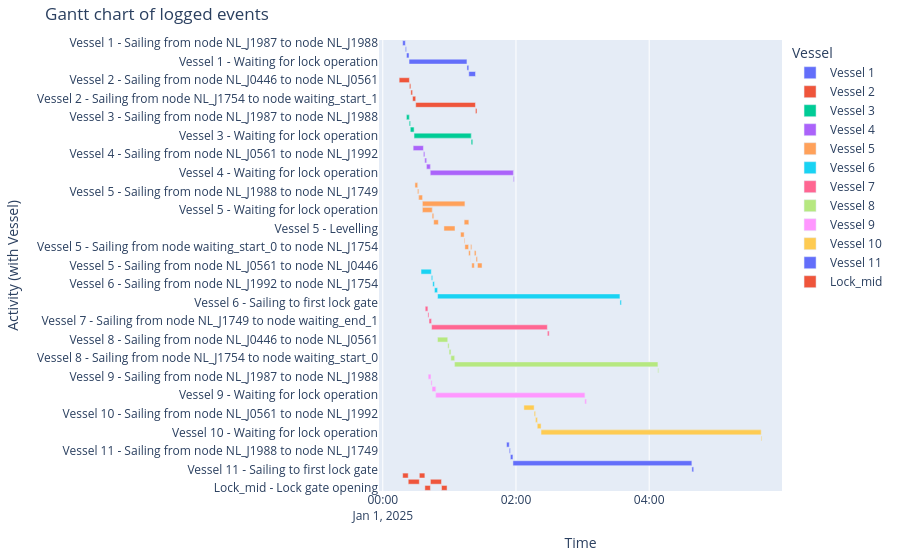

The notebook cell saved with this chart:
### Code cell
df_eventtable = opentnsim.core.logutils.logbook2eventtable([*vessels ,lock_chamber_II])
fig = generate_vessel_gantt_chart(df_eventtable)

### Figure 1 — Plotly figure (JSON) as saved in the notebook; plotly's stock layout.template omitted (floating-point values rounded to 4 significant figures)
{"data": [{"base": ["2025-01-01T00:17:54.550491000", "2025-01-01T00:20:19.635288000", "2025-01-01T00:21:20.660651000", "2025-01-01T00:23:39.109850000", "2025-01-01T01:15:49.438444000", "2025-01-01T01:17:28.694324000"], "hovertemplate": "object name=Vessel 1<br>start time=%{base}<br>stop time=%{x}<br>activity label=%{y}<extra></extra>", "legendgroup": "Vessel 1", "marker": {"color": "#636efa", "pattern": {"shape": ""}}, "name": "Vessel 1", "orientation": "h", "showlegend": true, "textposition": "auto", "type": "bar", "x": [145084, 61025, 138449, 3130328, 99255, 364234], "xaxis": "x", "y": ["Vessel 1 - Sailing from node NL_J1987 to node NL_J1988", "Vessel 1 - Sailing from node NL_J1988 to node NL_J1749", "Vessel 1 - Sailing from node NL_J1749 to node waiting_end_1", "Vessel 1 - Waiting for lock operation", "Vessel 1 - Sailing to first lock gate", "Vessel 1 - Sailing to position in lock"], "yaxis": "y"}, {"base": ["2025-01-01T00:14:44.354414000", "2025-01-01T00:23:59.663945000", "2025-01-01T00:25:15.734346000", "2025-01-01T00:26:50.647668000", "2025-01-01T00:29:39.296524000", "2025-01-01T01:23:28.552960000"], "hovertemplate": "object name=Vessel 2<br>start time=%{base}<br>stop time=%{x}<br>activity label=%{y}<extra></extra>", "legendgroup": "Vessel 2", "marker": {"color": "#EF553B", "pattern": {"shape": ""}}, "name": "Vessel 2", "orientation": "h", "showlegend": true, "textposition": "auto", "type": "bar", "x": [555309, 76070, 94913, 168648, 3229256, 81325], "xaxis": "x", "y": ["Vessel 2 - Sailing from node NL_J0446 to node NL_J0561", "Vessel 2 - Sailing from node NL_J0561 to node NL_J1992", "Vessel 2 - Sailing from node NL_J1992 to node NL_J1754", "Vessel 2 - Sailing from node NL_J1754 to node waiting_start_1", "Vessel 2 - Waiting for lock operation", "Vessel 2 - Sailing to first lock gate"], "yaxis": "y"}, {"base": ["2025-01-01T00:21:25.206400000", "2025-01-01T00:21:25.206400000", "2025-01-01T00:23:50.291197000", "2025-01-01T00:23:50.291197000", "2025-01-01T00:24:51.316560000", "2025-01-01T00:24:51.316560000", "2025-01-01T00:28:11.117487000", "2025-01-01T00:28:11.117487000", "2025-01-01T01:19:38.625376000", "2025-01-01T01:19:38.625376000"], "hovertemplate": "object name=Vessel 3<br>start time=%{base}<br>stop time=%{x}<br>activity label=%{y}<extra></extra>", "legendgroup": "Vessel 3", "marker": {"color": "#00cc96", "pattern": {"shape": ""}}, "name": "Vessel 3", "orientation": "h", "showlegend": true, "textposition": "auto", "type": "bar", "x": [145084, 145084, 61025, 61025, 199800, 199800, 3087507, 3087507, 80724, 80724], "xaxis": "x", "y": ["Vessel 3 - Sailing from node NL_J1987 to node NL_J1988", "Vessel 3 - Sailing from node NL_J1987 to node NL_J1988", "Vessel 3 - Sailing from node NL_J1988 to node NL_J1749", "Vessel 3 - Sailing from node NL_J1988 to node NL_J1749", "Vessel 3 - Sailing from node NL_J1749 to node waiting_end_0", "Vessel 3 - Sailing from node NL_J1749 to node waiting_end_0", "Vessel 3 - Waiting for lock operation", "Vessel 3 - Waiting for lock operation", "Vessel 3 - Sailing to first lock gate", "Vessel 3 - Sailing to first lock gate"], "yaxis": "y"}, {"base": ["2025-01-01T00:27:21.160539000", "2025-01-01T00:36:36.470070000", "2025-01-01T00:37:52.540471000", "2025-01-01T00:37:52.540471000", "2025-01-01T00:39:27.453793000", "2025-01-01T00:39:27.453793000", "2025-01-01T00:42:48.581155000", "2025-01-01T00:42:48.581155000", "2025-01-01T01:57:38.931366000", "2025-01-01T01:57:38.931366000"], "hovertemplate": "object name=Vessel 4<br>start time=%{base}<br>stop time=%{x}<br>activity label=%{y}<extra></extra>", "legendgroup": "Vessel 4", "marker": {"color": "#ab63fa", "pattern": {"shape": ""}}, "name": "Vessel 4", "orientation": "h", "showlegend": true, "textposition": "auto", "type": "bar", "x": [555309, 76070, 94913, 94913, 201127, 201127, 4490350, 4490350, 39565, 39565], "xaxis": "x", "y": ["Vessel 4 - Sailing from node NL_J0446 to node NL_J0561", "Vessel 4 - Sailing from node NL_J0561 to node NL_J1992", "Vessel 4 - Sailing from node NL_J1992 to node NL_J1754", "Vessel 4 - Sailing from node NL_J1992 to node NL_J1754", "Vessel 4 - Sailing from node NL_J1754 to node waiting_start_0", "Vessel 4 - Sailing from node NL_J1754 to node waiting_start_0", "Vessel 4 - Waiting for lock operation", "Vessel 4 - Waiting for lock operation", "Vessel 4 - Sailing to first lock gate", "Vessel 4 - Sailing to first lock gate"], "yaxis": "y"}, {"base": ["2025-01-01T00:28:58.436859000", "2025-01-01T00:28:58.436859000", "2025-01-01T00:31:23.521656000", "2025-01-01T00:31:23.521656000", "2025-01-01T00:32:24.547019000", "2025-01-01T00:32:24.547019000", "2025-01-01T00:35:44.347946000", "2025-01-01T00:35:44.347946000", "2025-01-01T00:35:44.347946000", "2025-01-01T00:35:44.347946000", "2025-01-01T00:44:30.828601000", "2025-01-01T00:44:30.828601000", "2025-01-01T00:45:51.553459000", "2025-01-01T00:55:04.309875000", "2025-01-01T01:10:04.309875000", "2025-01-01T01:13:18.694324000", "2025-01-01T01:13:18.694324000", "2025-01-01T01:13:58.259701000", "2025-01-01T01:17:19.387063000", "2025-01-01T01:18:54.300384000", "2025-01-01T01:19:06.364063000", "2025-01-01T01:20:10.370786000", "2025-01-01T01:22:27.491425000", "2025-01-01T01:24:02.404746000", "2025-01-01T01:25:18.475148000"], "hovertemplate": "object name=Vessel 5<br>start time=%{base}<br>stop time=%{x}<br>activity label=%{y}<extra></extra>", "legendgroup": "Vessel 5", "marker": {"color": "#FFA15A", "pattern": {"shape": ""}}, "name": "Vessel 5", "orientation": "h", "showlegend": true, "textposition": "auto", "type": "bar", "x": [145084, 145084, 61025, 61025, 199800, 199800, 2293911, 526480, 2293911, 526480, 80724, 80724, 252756, 600000, 194384, 39565, 252756, 201127, 94913, 12063, 64006, 137120, 94913, 76070, 247205], "xaxis": "x", "y": ["Vessel 5 - Sailing from node NL_J1987 to node NL_J1988", "Vessel 5 - Sailing from node NL_J1987 to node NL_J1988", "Vessel 5 - Sailing from node NL_J1988 to node NL_J1749", "Vessel 5 - Sailing from node NL_J1988 to node NL_J1749", "Vessel 5 - Sailing from node NL_J1749 to node waiting_end_0", "Vessel 5 - Sailing from node NL_J1749 to node waiting_end_0", "Vessel 5 - Sailing from node waiting_end_0 to node waiting_start_0", "Vessel 5 - Waiting for lock operation", "Vessel 5 - Sailing from node waiting_end_0 to node waiting_start_0", "Vessel 5 - Waiting for lock operation", "Vessel 5 - Sailing to first lock gate", "Vessel 5 - Sailing to first lock gate", "Vessel 5 - Sailing to position in lock", "Vessel 5 - Levelling", "Vessel 5 - Sailing to second lock gate", "Vessel 5 - Sailing to lock complex exit", "Vessel 5 - Sailing to position in lock", "Vessel 5 - Sailing from node waiting_start_0 to node NL_J1754", "Vessel 5 - Sailing from node NL_J1754 to node NL_J1992", "Vessel 5 - Sailing from node NL_J1992 to node NL_J0561", "Vessel 5 - Sailing from node waiting_start_0 to node NL_J1754", "Vessel 5 - Sailing from node NL_J0561 to node NL_J0446", "Vessel 5 - Sailing from node NL_J1754 to node NL_J1992", "Vessel 5 - Sailing from node NL_J1992 to node NL_J0561", "Vessel 5 - Sailing from node NL_J0561 to node NL_J0446"], "yaxis": "y"}, {"base": ["2025-01-01T00:34:27.065476000", "2025-01-01T00:43:42.375007000", "2025-01-01T00:44:58.445408000", "2025-01-01T00:46:33.358730000", "2025-01-01T00:49:22.007586000", "2025-01-01T03:33:40.071818000"], "hovertemplate": "object name=Vessel 6<br>start time=%{base}<br>stop time=%{x}<br>activity label=%{y}<extra></extra>", "legendgroup": "Vessel 6", "marker": {"color": "#19d3f3", "pattern": {"shape": ""}}, "name": "Vessel 6", "orientation": "h", "showlegend": true, "textposition": "auto", "type": "bar", "x": [555309, 76070, 94913, 168648, 9858064, 81325], "xaxis": "x", "y": ["Vessel 6 - Sailing from node NL_J0446 to node NL_J0561", "Vessel 6 - Sailing from node NL_J0561 to node NL_J1992", "Vessel 6 - Sailing from node NL_J1992 to node NL_J1754", "Vessel 6 - Sailing from node NL_J1754 to node waiting_start_1", "Vessel 6 - Waiting for lock operation", "Vessel 6 - Sailing to first lock gate"], "yaxis": "y"}, {"base": ["2025-01-01T00:38:12.774660000", "2025-01-01T00:40:37.859457000", "2025-01-01T00:41:38.884820000", "2025-01-01T00:43:57.334019000", "2025-01-01T02:28:16.381728000"], "hovertemplate": "object name=Vessel 7<br>start time=%{base}<br>stop time=%{x}<br>activity label=%{y}<extra></extra>", "legendgroup": "Vessel 7", "marker": {"color": "#FF6692", "pattern": {"shape": ""}}, "name": "Vessel 7", "orientation": "h", "showlegend": true, "textposition": "auto", "type": "bar", "x": [145084, 61025, 138449, 6259047, 99255], "xaxis": "x", "y": ["Vessel 7 - Sailing from node NL_J1987 to node NL_J1988", "Vessel 7 - Sailing from node NL_J1988 to node NL_J1749", "Vessel 7 - Sailing from node NL_J1749 to node waiting_end_1", "Vessel 7 - Waiting for lock operation", "Vessel 7 - Sailing to first lock gate"], "yaxis": "y"}, {"base": ["2025-01-01T00:49:15.409894000", "2025-01-01T00:58:30.719425000", "2025-01-01T00:59:46.789826000", "2025-01-01T00:59:46.789826000", "2025-01-01T01:01:21.703148000", "2025-01-01T01:01:21.703148000", "2025-01-01T01:04:42.830510000", "2025-01-01T01:04:42.830510000", "2025-01-01T04:07:50.450224000", "2025-01-01T04:07:50.450224000"], "hovertemplate": "object name=Vessel 8<br>start time=%{base}<br>stop time=%{x}<br>activity label=%{y}<extra></extra>", "legendgroup": "Vessel 8", "marker": {"color": "#B6E880", "pattern": {"shape": ""}}, "name": "Vessel 8", "orientation": "h", "showlegend": true, "textposition": "auto", "type": "bar", "x": [555309, 76070, 94913, 94913, 201127, 201127, 10987619, 10987619, 39565, 39565], "xaxis": "x", "y": ["Vessel 8 - Sailing from node NL_J0446 to node NL_J0561", "Vessel 8 - Sailing from node NL_J0561 to node NL_J1992", "Vessel 8 - Sailing from node NL_J1992 to node NL_J1754", "Vessel 8 - Sailing from node NL_J1992 to node NL_J1754", "Vessel 8 - Sailing from node NL_J1754 to node waiting_start_0", "Vessel 8 - Sailing from node NL_J1754 to node waiting_start_0", "Vessel 8 - Waiting for lock operation", "Vessel 8 - Waiting for lock operation", "Vessel 8 - Sailing to first lock gate", "Vessel 8 - Sailing to first lock gate"], "yaxis": "y"}, {"base": ["2025-01-01T00:40:58.019448000", "2025-01-01T00:40:58.019448000", "2025-01-01T00:43:23.104245000", "2025-01-01T00:43:23.104245000", "2025-01-01T00:44:24.129608000", "2025-01-01T00:44:24.129608000", "2025-01-01T00:47:43.930536000", "2025-01-01T00:47:43.930536000", "2025-01-01T03:02:03.531314000", "2025-01-01T03:02:03.531314000"], "hovertemplate": "object name=Vessel 9<br>start time=%{base}<br>stop time=%{x}<br>activity label=%{y}<extra></extra>", "legendgroup": "Vessel 9", "marker": {"color": "#FF97FF", "pattern": {"shape": ""}}, "name": "Vessel 9", "orientation": "h", "showlegend": true, "textposition": "auto", "type": "bar", "x": [145084, 145084, 61025, 61025, 199800, 199800, 8059600, 8059600, 80724, 80724], "xaxis": "x", "y": ["Vessel 9 - Sailing from node NL_J1987 to node NL_J1988", "Vessel 9 - Sailing from node NL_J1987 to node NL_J1988", "Vessel 9 - Sailing from node NL_J1988 to node NL_J1749", "Vessel 9 - Sailing from node NL_J1988 to node NL_J1749", "Vessel 9 - Sailing from node NL_J1749 to node waiting_end_0", "Vessel 9 - Sailing from node NL_J1749 to node waiting_end_0", "Vessel 9 - Waiting for lock operation", "Vessel 9 - Waiting for lock operation", "Vessel 9 - Sailing to first lock gate", "Vessel 9 - Sailing to first lock gate"], "yaxis": "y"}, {"base": ["2025-01-01T02:07:07.343527000", "2025-01-01T02:16:22.653058000", "2025-01-01T02:17:38.723459000", "2025-01-01T02:17:38.723459000", "2025-01-01T02:19:13.636781000", "2025-01-01T02:19:13.636781000", "2025-01-01T02:22:34.764143000", "2025-01-01T02:22:34.764143000", "2025-01-01T05:40:51.209653000", "2025-01-01T05:40:51.209653000"], "hovertemplate": "object name=Vessel 10<br>start time=%{base}<br>stop time=%{x}<br>activity label=%{y}<extra></extra>", "legendgroup": "Vessel 10", "marker": {"color": "#FECB52", "pattern": {"shape": ""}}, "name": "Vessel 10", "orientation": "h", "showlegend": true, "textposition": "auto", "type": "bar", "x": [555309, 76070, 94913, 94913, 201127, 201127, 11896445, 11896445, 39565, 39565], "xaxis": "x", "y": ["Vessel 10 - Sailing from node NL_J0446 to node NL_J0561", "Vessel 10 - Sailing from node NL_J0561 to node NL_J1992", "Vessel 10 - Sailing from node NL_J1992 to node NL_J1754", "Vessel 10 - Sailing from node NL_J1992 to node NL_J1754", "Vessel 10 - Sailing from node NL_J1754 to node waiting_start_0", "Vessel 10 - Sailing from node NL_J1754 to node waiting_start_0", "Vessel 10 - Waiting for lock operation", "Vessel 10 - Waiting for lock operation", "Vessel 10 - Sailing to first lock gate", "Vessel 10 - Sailing to first lock gate"], "yaxis": "y"}, {"base": ["2025-01-01T01:51:30.936987000", "2025-01-01T01:53:56.021784000", "2025-01-01T01:54:57.047147000", "2025-01-01T01:57:15.496346000", "2025-01-01T04:38:27.900585000"], "hovertemplate": "object name=Vessel 11<br>start time=%{base}<br>stop time=%{x}<br>activity label=%{y}<extra></extra>", "legendgroup": "Vessel 11", "marker": {"color": "#636efa", "pattern": {"shape": ""}}, "name": "Vessel 11", "orientation": "h", "showlegend": true, "textposition": "auto", "type": "bar", "x": [145084, 61025, 138449, 9672404, 99255], "xaxis": "x", "y": ["Vessel 11 - Sailing from node NL_J1987 to node NL_J1988", "Vessel 11 - Sailing from node NL_J1988 to node NL_J1749", "Vessel 11 - Sailing from node NL_J1749 to node waiting_end_1", "Vessel 11 - Waiting for lock operation", "Vessel 11 - Sailing to first lock gate"], "yaxis": "y"}, {"base": ["2025-01-01T00:17:54.550491000", "2025-01-01T00:22:54.550491000", "2025-01-01T00:32:54.550491000", "2025-01-01T00:37:54.550491000", "2025-01-01T00:42:54.550491000", "2025-01-01T00:52:54.550491000"], "hovertemplate": "object name=Lock_mid<br>start time=%{base}<br>stop time=%{x}<br>activity label=%{y}<extra></extra>", "legendgroup": "Lock_mid", "marker": {"color": "#EF553B", "pattern": {"shape": ""}}, "name": "Lock_mid", "orientation": "h", "showlegend": true, "textposition": "auto", "type": "bar", "x": [300000, 600000, 300000, 300000, 600000, 300000], "xaxis": "x", "y": ["Lock_mid - Lock gate closing", "Lock_mid - Lock chamber converting", "Lock_mid - Lock gate closing", "Lock_mid - Lock gate opening", "Lock_mid - Lock chamber converting", "Lock_mid - Lock gate opening"], "yaxis": "y"}], "layout": {"barmode": "overlay", "legend": {"title": {"text": "Vessel"}, "tracegroupgap": 0}, "margin": {"b": 20, "l": 20, "r": 20, "t": 40}, "title": {"text": "Gantt chart of logged events"}, "xaxis": {"anchor": "y", "domain": [0, 1], "title": {"text": "Time"}, "type": "date"}, "yaxis": {"anchor": "x", "autorange": "reversed", "domain": [0, 1], "title": {"text": "Activity (with Vessel)"}}}}
